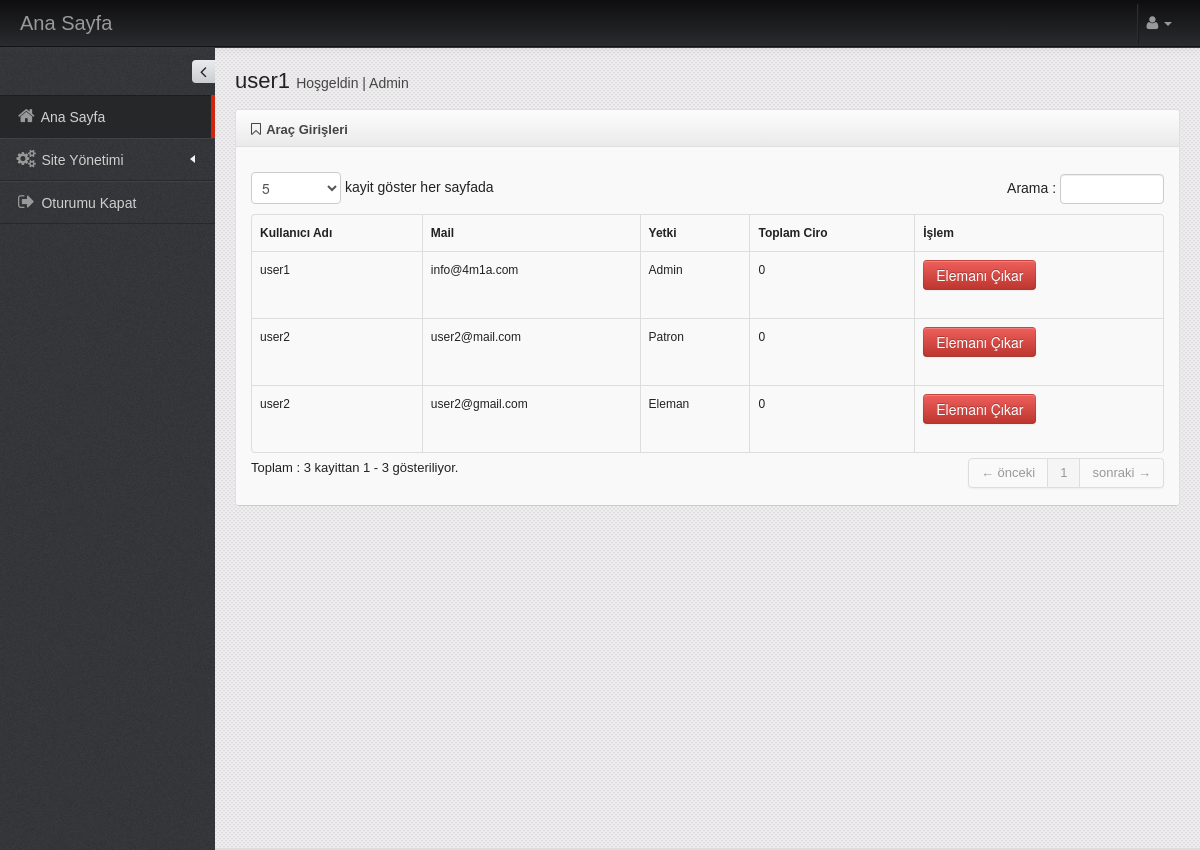
/eleman_cikar.php (signed in), run on the app's committed database.
### tables this page shows
CREATE TABLE `user` (
  `id` int(11) NOT NULL,
  `kullanici` varchar(50) NOT NULL,
  `mail` varchar(100) NOT NULL,
  `sifre` varchar(150) NOT NULL,
  `yetki` varchar(50) NOT NULL
);

### eleman_cikar.php (the view, shortened to what this page needs)
<?php
	include("include/config.php");
	if(empty($_SESSION["kullanici"])){
		header("Refresh: 0; url= index.php");
	}else{
?>
<!DOCTYPE html>
 <html lang="tr">
	<head>
		<link href="assets/plugins/bootstrap/css/bootstrap.min.css" rel="stylesheet" />
		<link href="assets/plugins/bootstrap/css/bootstrap-responsive.min.css" rel="stylesheet" />
		<link href="assets/plugins/font-awesome/css/font-awesome.css" rel="stylesheet" />
		<link href="assets/css/style.css" rel="stylesheet" />
		<link href="assets/css/style-responsive.css" rel="stylesheet" />
		<link href="assets/css/themes/default.css" rel="stylesheet" id="style_color" />
		<link href="assets/plugins/uniform/css/uniform.default.css" rel="stylesheet" type="text/css" />
		<link href="#" rel="stylesheet" id="style_metro" />
		<link href="assets/plugins/fancybox/source/jquery.fancybox.css" rel="stylesheet" rel="stylesheet" type="text/css" />
		<link href="assets/plugins/gritter/css/jquery.gritter.css" rel="stylesheet" type="text/css" />
		<link href="assets/plugins/bootstrap-daterangepicker/daterangepicker.css" rel="stylesheet" type="text/css" />
		<link href="assets/plugins/fullcalendar/fullcalendar/bootstrap-fullcalendar.css" rel="stylesheet" type="text/css"  />
		<link href="assets/plugins/jqvmap/jqvmap/jqvmap.css" media="screen" rel="stylesheet" type="text/css" />
	</head>
	<body class="fixed-top">
		<?php include("header.php") ;?>
		<div id="container" class="row-fluid">
			<?php include("menu.php") ;?>
		</div>
		<div id="body">
			<div class="container-fluid">
				<div class="row-fluid">
						<div class="span12">
							<h3 class="page-title">
								<?php echo $_SESSION['kullanici']; ?> <small>Hoşgeldin | <?php echo $_SESSION['yetki']; ?></small>
							</h3>
						</div>
				</div>
				<div id="page" class="dashboard">
					<div class="row-fluid">
						<div class="span12">
							<div class="widget box light-grey">
								<div class="widget-title">
									<h4><i class="icon-bookmark-empty"></i> Araç Girişleri</h4>
								</div>
								<div class="widget-body">
									<div class="clearfix margin-bottom-10"></div>
									<table class="table table-striped table-bordered table-hover" id="sample_1" style="font-size:12px;">
										<thead>
											<tr>
												<th>Kullanıcı Adı</th>
												<th>Mail</th>
												<th>Yetki</th>
												<th>Toplam Ciro</th>
												<th>İşlem</th>
											</tr>
										</thead>
										<tbody>
											<?php
											$selectUser = "SELECT * FROM user";
											$rUser = $conn->query($selectUser);
											if (mysqli_num_rows($rUser)>0){
												while ($row = $rUser->fetch_array(MYSQLI_NUM)) {
													if(strcmp(0,$row[4])){
														echo '<tr class="odd gradeX"><td>'.$row[1].'</td>
														<td>'.$row[2].'</td>
														<td>'.$row[4].'</td>';
														$selectKasa = "SELECT miktar FROM kasa WHERE eleman_id='".$row[0]."'";
														$ciro = $conn->query($selectKasa);
														if (mysqli_num_rows($ciro)>0){
															$total = 0;
															while ($elemanCiro = $ciro->fetch_array(MYSQLI_NUM)) {
																$total = $total + $elemanCiro[0];
															}
															echo '<td>'.$total.'</td>';
														}else{
															echo '<td>0</td>';
														}
														echo '<td><form method="post" action="'.htmlspecialchars($_SERVER["PHP_SELF"]).'">
															<button type="submit" class="btn btn-danger" name="id" value="'.$row[0].'">Elemanı Çıkar</button></form></td>';
													}
												}
											}
											?>
										</tbody>
									</table>
								</div>
							</div>
						</div>
					</div>
				</div>
			</div>
		</div>
	</body>
</html>
<?php } ?>

### header.php (shortened to what this page needs)
<div id="header" class="navbar navbar-inverse navbar-fixed-top">
	<div class="navbar-inner">
		<div class="container-fluid">
			<a title="Anasayfa" class="brand" href="dashboard.php">Ana Sayfa</a>
			<div class="top-nav">
				<ul class="nav pull-right" id="top_menu">
					<li class="divider-vertical hidden-phone hidden-tablet"></li>
					<li class="dropdown">
							<a href="#" class="dropdown-toggle" data-toggle="dropdown">
								<i class="icon-user"></i>
								<b class="caret"></b>
							</a>
					</li>
				</ul>
			</div>
		</div>
	</div>
</div>

### menu.php (shortened to what this page needs)
<div id="sidebar" class="nav-collapse collapse">
	<div class="sidebar-toggler hidden-phone"></div>
	<ul>
		<li class="start active ">
			<a href="dashboard.php">
				<i class="icon-home"></i>
				<span class="title">Ana Sayfa</span>
			</a>
		</li>
	<?php
		if(!strcmp("Admin", $_SESSION['yetki'])){
	?>
        <li class="has-sub ">
			<a href="javascript:;">
				<i class="icon-cogs"></i>
				<span class="title">Site Yönetimi</span>
                <span class="arrow "></span>
			</a>
        </li>
	<?php } ?>
		<li class="">
			<a href="include/cikis.php">
				<i class="icon-signout"></i>
				<span class="title">Oturumu Kapat</span>
			</a>
		</li>
	</ul>
</div>

### assets/css/style-responsive.css (style rules this page uses)
@media (min-width: 980px) { #sidebar { position: absolute; width: 215px; } }
@media (min-width: 980px) { #sidebar ul { margin-top:47px; width: 215px; } }
@media (min-width: 980px) { #body { margin-top: 0px !important; } }
@media (min-width: 980px) { .fixed-top #body { margin-top: 20px; } }

### assets/css/themes/default.css (style rules this page uses)
body { color: #222; background-color:#3c3c3c !important; background-image: url(../../img/bg-default.png) !important; }
#header.navbar-inverse .navbar-inner { background-color: #0e0e0f; background-image: -moz-linear-gradient(top, #0e0e0f, #2a2b2e); background-image: -webkit-gradient(linear, 0 0, 0 100%, from(#2a2b2e), to(#2a2b2e)); background-image: -webkit-linear-gradient(top, #0e0e0f, #2a2b2e); background-image: -o-linear-gradient(top, #0e0e0f, #2a2b2e); background-image: linear-gradient(to bottom, #0e0e0f, #2a2b2e); background-repeat: repeat-x; filter: progid:DXImageTransform.Microsoft.gradient(startColorstr='#ff0e0e0f', endColorstr='#ff2a2b2e', GradientType=0); border-color: #141313; webkit-box-shadow: 0 1px 10px rgba(120, 120, 120, .1); -moz-box-shadow: 0 1px 10px rgba(120, 120, 120, .1); box-shadow: 0 1px 10px rgba(120, 120, 120, .1); }
#header.navbar-inverse .divider-vertical { border-left-color: #2c2d2f; border-right-color: #181a1b; }
#sidebar > ul > li > a { border-top: 1px solid #424242 !important; border-bottom: 1px solid #282828 !important; color: #d1d0d0 !important; text-shadow: 0 1px 1px #333 !important; }
#sidebar > ul > li a i { color: #999 !important; }
#sidebar > ul > li.active > a { background: #252728 !important; border-top: 1px solid #1c1d1e !important; border-bottom: 1px solid #242628 !important; }

### data on the page
user: kullanici "user1", mail "info@4m1a.com", yetki "Admin", $row[0] 1 (drawn)
user: kullanici "user2", mail "user2@mail.com", yetki "Patron", $row[0] 2 (drawn)
user: kullanici "user2", mail "user2@gmail.com", yetki "Eleman", $row[0] 3 (drawn)

### other printed values
$_SESSION['kullanici'] "user1"
$_SESSION['yetki'] "Admin"
